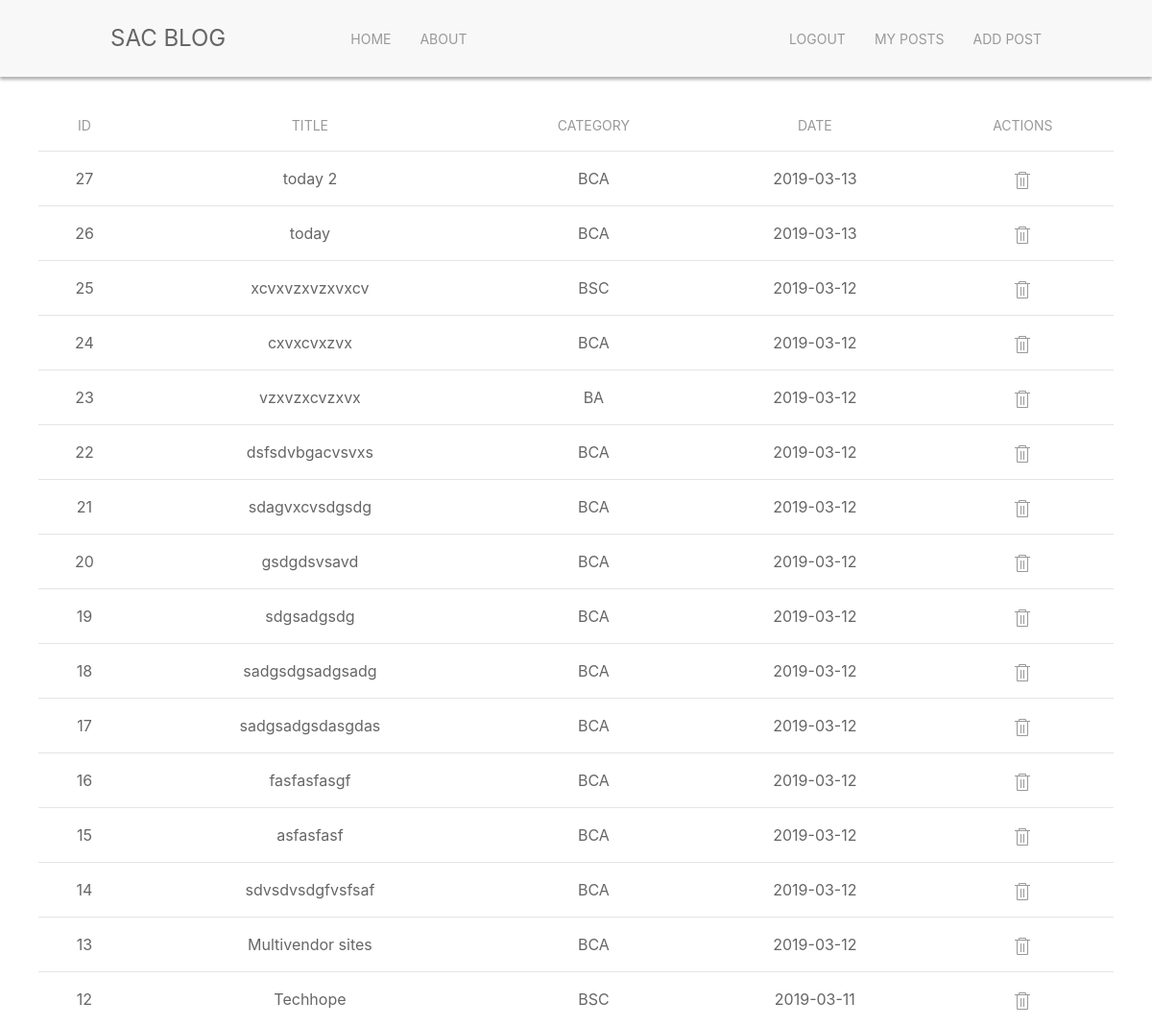
Screenshot of /admin/posts.php (signed in) with the database file from the repository.
### tables this page shows
CREATE TABLE `posts` (
  `id` int(11) NOT NULL,
  `title` varchar(200) NOT NULL,
  `short` varchar(300) NOT NULL,
  `body` text NOT NULL,
  `date` date NOT NULL,
  `author` varchar(100) NOT NULL,
  `category` varchar(30) NOT NULL
);

### admin/posts.php (the view, shortened to what this page needs)
<?php
include_once ('./header.php');
?>
<br>
<div class="uk-container">
    <table class="uk-table uk-table-hover uk-table-divider post-list">
        <thead>
        <tr>
            <th>Id</th>
            <th>Title</th>
            <th>Category</th>
            <th>Date</th>
            <th>Actions</th>
        </tr>
        </thead>
        <tbody>
        <?php
            $user=$_SESSION["username"];
            $qu="SELECT * FROM posts where author='$user' order by id desc";
            $res=$con->query($qu);
            if($res->num_rows>0){
                while($data=$res->fetch_array()){
                    ?>
                    <tr>
                        <td><?php echo $data['id'];?></td>
                        <td><?php echo $data['title'];?></td>
                        <td><?php echo $data['category'];?></td>
                        <td><?php echo $data['date'];?></td>
                        <td>
                            <a href="./posts.php?del=<?php echo $data['id']; ?>" class="uk-icon-link" uk-icon="trash"></a>
                        </td>
                    </tr>
            <?php
                }
            }
            else{
                echo "<h2>No Posts available</h2>";
            }
        ?>
        </tbody>
    </table>
</div>

### css/user.css (style rules this page uses)
* { padding: 0; margin: 0; box-sizing: border-box; }

### css/admin.css (style rules this page uses)
.uk-table th { text-align: center; }
.uk-table td { text-align: center; }

### rows the page displays
posts: id "27", title "today 2", category "BCA", date "2019-03-13"
posts: id "26", title "today", category "BCA", date "2019-03-13"
posts: id "25", title "xcvxvzxvzxvxcv", category "BSC", date "2019-03-12"
posts: id "24", title "cxvxcvxzvx", category "BCA", date "2019-03-12"
posts: id "23", title "vzxvzxcvzxvx", category "BA", date "2019-03-12"
posts: id "22", title "dsfsdvbgacvsvxs", category "BCA", date "2019-03-12"
posts: id "21", title "sdagvxcvsdgsdg", category "BCA", date "2019-03-12"
posts: id "20", title "gsdgdsvsavd", category "BCA", date "2019-03-12"
posts: id "19", title "sdgsadgsdg", category "BCA", date "2019-03-12"
posts: id "18", title "sadgsdgsadgsadg", category "BCA", date "2019-03-12"
posts: id "17", title "sadgsadgsdasgdas", category "BCA", date "2019-03-12"
posts: id "16", title "fasfasfasgf", category "BCA", date "2019-03-12"
posts: id "15", title "asfasfasf", category "BCA", date "2019-03-12"
posts: id "14", title "sdvsdvsdgfvsfsaf", category "BCA", date "2019-03-12"
posts: id "13", title "Multivendor sites", category "BCA", date "2019-03-12"
posts: id "12", title "Techhope", category "BSC", date "2019-03-11"
